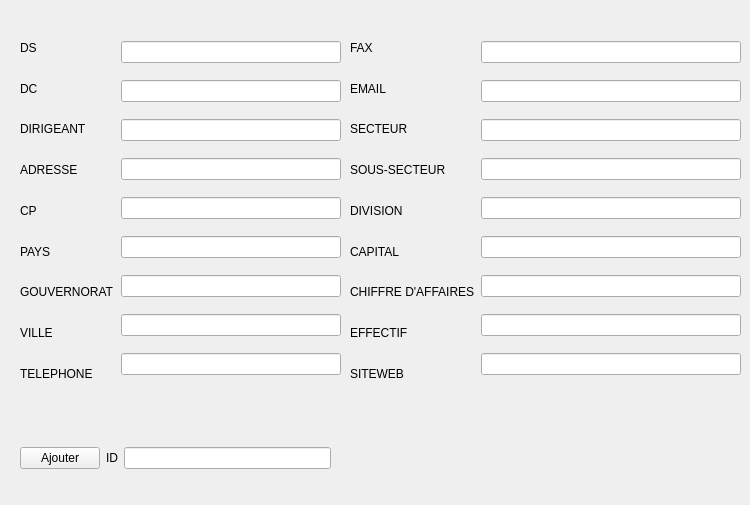
         <widget class="QWidget" name="page_3">
          <widget class="QWidget" name="horizontalLayoutWidget">
           <property name="geometry">
            <rect>
             <x>20</x>
             <y>30</y>
             <width>321</width>
             <height>361</height>
            </rect>
           </property>
           <layout class="QHBoxLayout" name="horizontalLayout_5">
            <item>
             <layout class="QVBoxLayout" name="verticalLayout_3"/>
            </item>
            <item>
             <layout class="QVBoxLayout" name="verticalLayout_4">
              <item>
               <widget class="QLabel" name="label_4">
                <property name="text">
                 <string>DS</string>
                </property>
               </widget>
              </item>
              <item>
               <widget class="QLabel" name="label_5">
                <property name="text">
                 <string>DC</string>
                </property>
               </widget>
              </item>
              <item>
               <widget class="QLabel" name="label_3">
                <property name="text">
                 <string>DIRIGEANT</string>
                </property>
               </widget>
              </item>
              <item>
               <widget class="QLabel" name="label_7">
                <property name="text">
                 <string>ADRESSE</string>
                </property>
               </widget>
              </item>
              <item>
               <widget class="QLabel" name="label_8">
                <property name="text">
                 <string>CP</string>
                </property>
               </widget>
              </item>
              <item>
               <widget class="QLabel" name="label_9">
                <property name="text">
                 <string>PAYS</string>
                </property>
               </widget>
              </item>
              <item>
               <widget class="QLabel" name="label_10">
                <property name="text">
                 <string>GOUVERNORAT</string>
                </property>
               </widget>
              </item>
              <item>
               <widget class="QLabel" name="label_11">
                <property name="text">
                 <string>VILLE</string>
                </property>
               </widget>
              </item>
              <item>
               <widget class="QLabel" name="label_6">
                <property name="text">
                 <string>TELEPHONE</string>
                </property>
               </widget>
              </item>
             </layout>
            </item>
            <item>
             <layout class="QVBoxLayout" name="verticalLayout_5">
              <item>
               <widget class="QLineEdit" name="DSLE"/>
              </item>
              <item>
               <widget class="QLineEdit" name="DCLE"/>
              </item>
              <item>
               <widget class="QLineEdit" name="DIRLE"/>
              </item>
              <item>
               <widget class="QLineEdit" name="ADRESSELE"/>
              </item>
              <item>
               <widget class="QLineEdit" name="CPLE"/>
              </item>
              <item>
               <widget class="QLineEdit" name="PAYSLE"/>
              </item>
              <item>
               <widget class="QLineEdit" name="GVTLE"/>
              </item>
              <item>
               <widget class="QLineEdit" name="VILLELE"/>
              </item>
              <item>
               <widget class="QLineEdit" name="TLPHLE"/>
              </item>
             </layout>
            </item>
           </layout>
          </widget>
          <widget class="QWidget" name="horizontalLayoutWidget_3">
           <property name="geometry">
            <rect>
             <x>20</x>
             <y>420</y>
             <width>311</width>
             <height>76</height>
            </rect>
           </property>
           <layout class="QHBoxLayout" name="horizontalLayout_6">
            <item>
             <layout class="QHBoxLayout" name="horizontalLayout_7">
              <item>
               <widget class="QPushButton" name="bout_ajout">
                <property name="text">
                 <string>Ajouter</string>
                </property>
               </widget>
              </item>
             </layout>
            </item>
            <item>
             <widget class="QLabel" name="label_21">
              <property name="text">
               <string>ID</string>
              </property>
             </widget>
            </item>
            <item>
             <widget class="QLineEdit" name="IDLE"/>
            </item>
           </layout>
          </widget>
          <widget class="QWidget" name="horizontalLayoutWidget_2">
           <property name="geometry">
            <rect>
             <x>350</x>
             <y>30</y>
             <width>391</width>
             <height>361</height>
            </rect>
           </property>
           <layout class="QHBoxLayout" name="horizontalLayout_8">
            <item>
             <layout class="QVBoxLayout" name="verticalLayout_6"/>
            </item>
            <item>
             <layout class="QVBoxLayout" name="verticalLayout_7">
              <item>
               <widget class="QLabel" name="label_12">
                <property name="text">
                 <string>FAX</string>
                </property>
               </widget>
              </item>
              <item>
               <widget class="QLabel" name="label_13">
                <property name="text">
                 <string>EMAIL</string>
                </property>
               </widget>
              </item>
              <item>
               <widget class="QLabel" name="label_14">
                <property name="text">
                 <string>SECTEUR</string>
                </property>
               </widget>
              </item>
              <item>
               <widget class="QLabel" name="label_15">
                <property name="text">
                 <string>SOUS-SECTEUR</string>
                </property>
               </widget>
              </item>
              <item>
               <widget class="QLabel" name="label_16">
                <property name="text">
                 <string>DIVISION</string>
                </property>
               </widget>
              </item>
              <item>
               <widget class="QLabel" name="label_17">
                <property name="text">
                 <string>CAPITAL</string>
                </property>
               </widget>
              </item>
              <item>
               <widget class="QLabel" name="label_18">
                <property name="text">
                 <string>CHIFFRE D'AFFAIRES</string>
                </property>
               </widget>
              </item>
              <item>
               <widget class="QLabel" name="label_19">
                <property name="text">
                 <string>EFFECTIF</string>
                </property>
               </widget>
              </item>
              <item>
               <widget class="QLabel" name="label_20">
                <property name="text">
                 <string>SITEWEB</string>
                </property>
               </widget>
              </item>
             </layout>
            </item>
            <item>
             <layout class="QVBoxLayout" name="verticalLayout_8">
              <item>
               <widget class="QLineEdit" name="FAXLE"/>
              </item>
              <item>
               <widget class="QLineEdit" name="EMAILLE"/>
              </item>
              <item>
               <widget class="QLineEdit" name="SECTLE"/>
              </item>
              <item>
               <widget class="QLineEdit" name="SSECTLE"/>
              </item>
              <item>
               <widget class="QLineEdit" name="DIVLE"/>
              </item>
              <item>
               <widget class="QLineEdit" name="CAPLE"/>
              </item>
              <item>
               <widget class="QLineEdit" name="CHAFFLE"/>
              </item>
              <item>
               <widget class="QLineEdit" name="EFFLE"/>
              </item>
              <item>
               <widget class="QLineEdit" name="SITELE"/>
              </item>
             </layout>
            </item>
           </layout>
          </widget>
         </widget>
